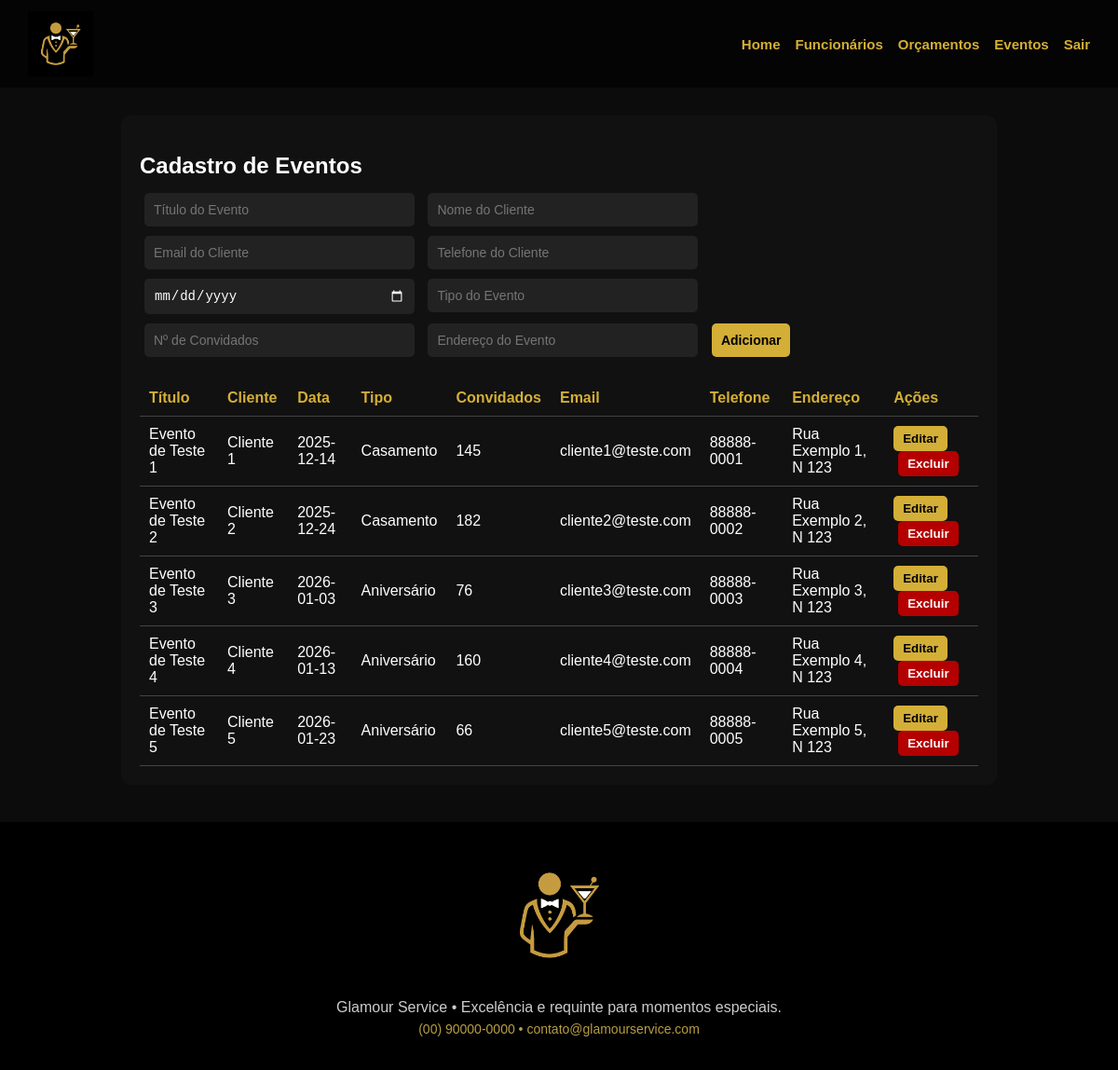
Page /evento on the committed database.
### tables this page shows
CREATE TABLE eventos (
  id INTEGER PRIMARY KEY AUTOINCREMENT,
  titulo_evento TEXT NOT NULL,
  data_evento DATE NOT NULL,
  tipo_evento TEXT,
  num_convidados INTEGER,
  endereco_evento TEXT,
  nome_cliente TEXT,
  email_cliente TEXT,
  telefone_cliente TEXT
);

### backend/app.py (the view)
@app.route("/evento")
def evento():
    conn = conectar()
    cur = conn.cursor()
    cur.execute("SELECT * FROM eventos")
    eventos = cur.fetchall()
    conn.close()
    return render_template("evento.html", eventos=eventos)

### backend/database.py (called while the page is built)
def conectar():
    con = sqlite3.connect(DATABASE, check_same_thread=False)
    con.row_factory = sqlite3.Row
    return con

### frontend/templates/evento.html (shortened to what this page needs)
<!DOCTYPE html>
<html lang="pt-BR">
<head>
</head>
<body>
<header>
<img src="{{ url_for('static', filename='Imagens/logo.png') }}" alt="Glamour Service Logo">
<nav id="mainNav">
    <a href="{{ url_for('administrativo') }}">Home</a>
    <a class="btn" href="{{ url_for('funcionario') }}">Funcionários</a>
    <a class="btn" href="{{ url_for('orcamento') }}">Orçamentos</a>
    <a class="btn" href="{{ url_for('evento') }}">Eventos</a>
    <a href="{{ url_for('index') }}">Sair</a>
</nav>
</header>
<div class="container">
    <h2>Cadastro de Eventos</h2>
    <div class="event-form">
        <input type="text" id="titulo_evento" placeholder="Título do Evento" required>
        <input type="text" id="nome_cliente" placeholder="Nome do Cliente" required>
        <input type="email" id="email_cliente" placeholder="Email do Cliente" required>
        <input type="text" id="telefone_cliente" placeholder="Telefone do Cliente" required>
        <input type="date" id="data_evento" required>
        <input type="text" id="tipo_evento" placeholder="Tipo do Evento" required>
        <input type="number" id="num_convidados" placeholder="Nº de Convidados" required>
        <input type="text" id="endereco_evento" placeholder="Endereço do Evento" required>
        <button onclick="adicionarEvento()">Adicionar</button>
    </div>
    <table>
        <thead>
            <tr>
                <th>Título</th>
                <th>Cliente</th>
                <th>Data</th>
                <th>Tipo</th>
                <th>Convidados</th>
                <th>Email</th>
                <th>Telefone</th>
                <th>Endereço</th>
                <th>Ações</th>
            </tr>
        </thead>
        <tbody id="listaEventos">
            {% for evento in eventos %}
            <tr>
                <td>{{ evento.titulo_evento }}</td>
                <td>{{ evento.nome_cliente }}</td>
                <td>{{ evento.data_evento }}</td>
                <td>{{ evento.tipo_evento }}</td>
                <td>{{ evento.num_convidados }}</td>
                <td>{{ evento.email_cliente }}</td>
                <td>{{ evento.telefone_cliente }}</td>
                <td>{{ evento.endereco_evento }}</td>
                <td>
                    <button class="edit" onclick="openEditModal('{{ evento.id }}', '{{ evento.titulo_evento }}', '{{ evento.nome_cliente }}', '{{ evento.email_cliente }}', '{{ evento.telefone_cliente }}', '{{ evento.data_evento }}', '{{ evento.tipo_evento }}', '{{ evento.num_convidados }}', '{{ evento.endereco_evento }}')">Editar</button>
                    <form action="{{ url_for('delete_evento', id=evento.id) }}" method="POST" style="display:inline;">
                        <button type="submit" class="delete">Excluir</button>
                    </form>
                </td>
            </tr>
            {% endfor %}
        </tbody>
    </table>
</div>
<footer>
    <img src="{{ url_for('static', filename='Imagens/logo.png') }}" alt="Logo Glamour Service">
    <p>Glamour Service • Excelência e requinte para momentos especiais.</p>
    <p style="color:#b89d44; font-size:14px; margin-top:6px;">
        (00) 90000-0000 • contato@glamourservice.com
    </p>
</footer>
</body>
</html>

### frontend/templates/evento.html (style rules this page uses)
body { background: #0c0c0c; color: #fff; font-family: Arial, sans-serif; margin: 0; padding: 0; }
header { width: 100%; display: flex; justify-content: space-between; align-items: center; padding: 12px 30px; background-color: rgba(0,0,0,0.7); position: sticky; top: 0; z-index: 10; box-sizing: border-box; }
header img { max-height: 70px; max-width: 170px; }
nav { display: flex; align-items: center; gap: 16px; flex-wrap: wrap; max-width: 60%; justify-content: flex-end; }
nav a { font-size: 15px; text-decoration: none; color: #d4af37; font-weight: bold; transition:.3s; white-space: nowrap; }
.container { max-width: 900px; margin: 30px auto; padding: 20px; background:#111; border-radius: 10px; }
h2 { margin-bottom:10px; }
.event-form input, .event-form button { padding:10px; margin:5px; border-radius:5px; border:none; font-size:14px; }
.event-form input { width: 30%; background:#222; color:#fff; color-scheme: dark; }
.event-form button { background:#d4af37; color:#000; cursor:pointer; font-weight:bold; }
table { width:100%; border-collapse: collapse; margin-top:20px; }
th, td { padding:10px; border-bottom:1px solid #444; text-align:left; }
th { color:#d4af37; }
button.edit, button.delete { padding:6px 10px; border:none; border-radius:5px; cursor:pointer; font-weight:bold; }
button.edit { background:#d4af37; color:#000; }
button.delete { background:#b40000; color:#fff; margin-left:5px; }
footer { background:#000; text-align:center; padding:30px 20px; margin-top:40px; }
footer img { max-width:140px; margin-bottom:10px; }
footer p { margin:6px 0;color:#ccc; }

### rows in the picture
eventos: titulo_evento "Evento de Teste 1", nome_cliente "Cliente 1", data_evento "2025-12-14", tipo_evento "Casamento", num_convidados "145", email_cliente "cliente1@teste.com", telefone_cliente "88888-0001", endereco_evento "Rua Exemplo 1, N 123"
eventos: titulo_evento "Evento de Teste 2", nome_cliente "Cliente 2", data_evento "2025-12-24", tipo_evento "Casamento", num_convidados "182", email_cliente "cliente2@teste.com", telefone_cliente "88888-0002", endereco_evento "Rua Exemplo 2, N 123"
eventos: titulo_evento "Evento de Teste 3", nome_cliente "Cliente 3", data_evento "2026-01-03", tipo_evento "Aniversário", num_convidados "76", email_cliente "cliente3@teste.com", telefone_cliente "88888-0003", endereco_evento "Rua Exemplo 3, N 123"
eventos: titulo_evento "Evento de Teste 4", nome_cliente "Cliente 4", data_evento "2026-01-13", tipo_evento "Aniversário", num_convidados "160", email_cliente "cliente4@teste.com", telefone_cliente "88888-0004", endereco_evento "Rua Exemplo 4, N 123"
eventos: titulo_evento "Evento de Teste 5", nome_cliente "Cliente 5", data_evento "2026-01-23", tipo_evento "Aniversário", num_convidados "66", email_cliente "cliente5@teste.com", telefone_cliente "88888-0005", endereco_evento "Rua Exemplo 5, N 123"
